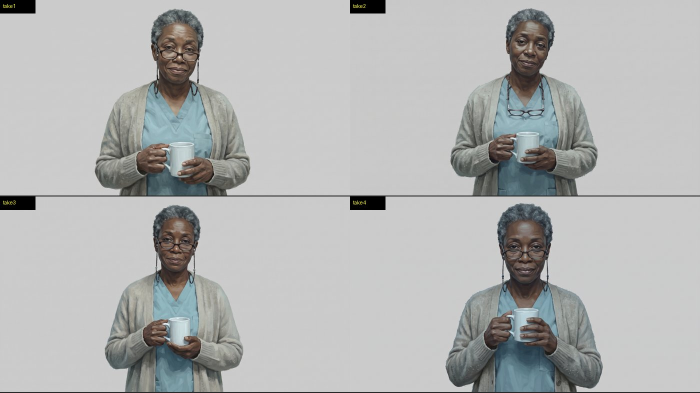
#> input picture tools/tripo/sheets/mags-design.jpg, 1400 x 786 px (shown at 1/2 size)
$ python crop_turnaround.py sheets/mags-design.jpg sheets/mags-design.jpg
#> lines starting #> are read from the running program, lines starting #| are printed output that depends on the picture; after the words box and inside, x2 and y2 are one past the last pixel; in counts of white or black regions, pixels touching at a corner belong together
"""Crop the views of a style-E turnaround sheet into square pictures for Tripo's multi-view input.

    uv run --with pillow --with numpy python crop_turnaround.py <sheet.jpg> <outdir> [name1 name2 ...]

Finds each figure as a column run of non-background pixels (the sheets have a plain light-grey ground),
pads it to a square with the sheet's own background colour and saves it at 1536 x 1536.
Default names: front side back (left to right on the sheet).
"""
import sys
from pathlib import Path
import numpy as np
from PIL import Image

src, outdir = Path(sys.argv[1]), Path(sys.argv[2])
names = sys.argv[3:] or ["front", "side", "back"]
im = Image.open(src).convert("RGB")
#> im is the input picture: PIL image 1400x786 RGB; mean R, G, B 178.2, 179.6, 179.1
a = np.asarray(im).astype(np.int16)
H, W, _ = a.shape
#> H = 786; W = 1400
# background: median of the border
border = np.concatenate([a[:8].reshape(-1, 3), a[-8:].reshape(-1, 3), a[:, :8].reshape(-1, 3), a[:, -8:].reshape(-1, 3)])
bg = np.median(border, axis=0)
#> bg = [202, 202, 202]
fg = np.abs(a - bg).max(axis=2) > 28
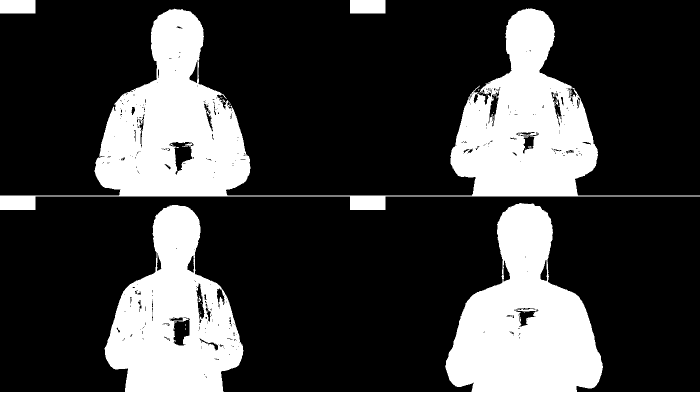
#> fg: shape (786, 1400) bool (shown at 1/2 size); 25.2% white; 50 white regions (44 under 20 px), largest, box (x1, y1, x2, y2) and area: (0, 17, 1400, 420) 139667, (0, 406, 1400, 786) 133598, (0, 0, 71, 27) 1917, (700, 0, 771, 27) 1917, (1111, 199, 1116, 211) 31, (397, 591, 402, 604) 29
cols = fg.sum(axis=0) > 3
runs, x = [], 0
while x < W:
    if cols[x]:
        s = x
        while x < W and cols[x]:
            x += 1
        runs.append([s, x])
    else:
        x += 1
#> after the loop, runs = [[0, 1400]]; x = 1400
# merge runs separated by small gaps, keep the big ones
merged = []
for r in runs:
    if merged and r[0] - merged[-1][1] < 40:
        merged[-1][1] = r[1]
    else:
        merged.append(r)
#> this loop made 1 pass
#> after the loop, merged = [[0, 1400]]
merged = [r for r in merged if r[1] - r[0] > 80]
print("figures (x ranges):", merged)
#| figures (x ranges): [[0, 1400]]
if len(merged) != len(names):
#> (the run stopped early here; a loop or call above may not have finished)
